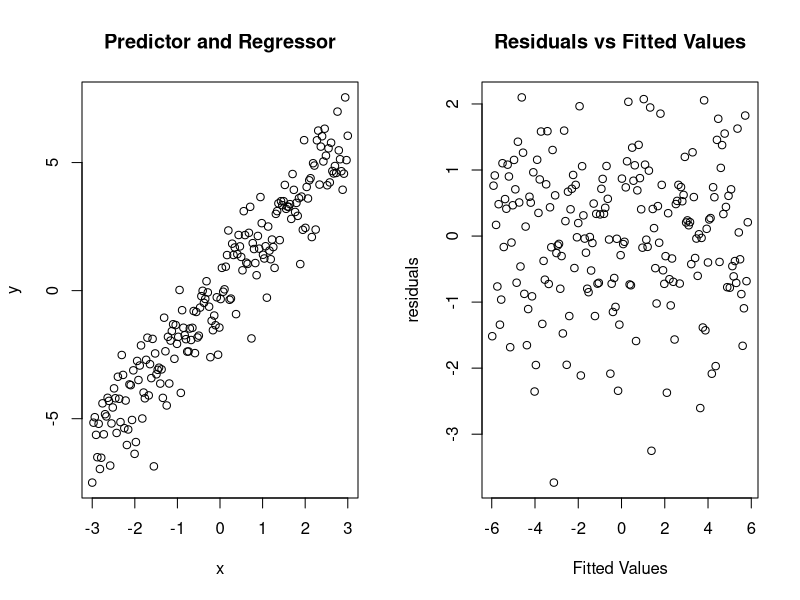
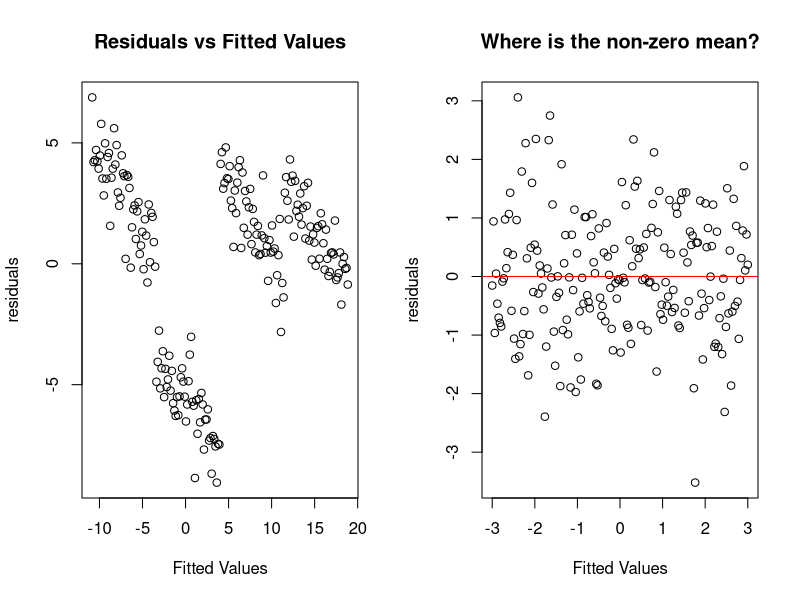

R code for these plots, in order: (Note: this script raises an error after producing the figures.)
## ---- chunk 1
knitr::opts_chunk$set(fig.align = 'center')
## ---- chunk 2
x <- seq(-3,3,length.out = 200)
y <- 2*x + rnorm(200)
par(mfrow = c(1,2))
plot(x,y, main = 'Predictor and Regressor')
lmod = lm(y~x)
plot(lmod$residuals ~ lmod$fitted.values, main = 'Residuals vs Fitted Values', xlab = 'Fitted Values', ylab ='residuals')
## ---- chunk 3
x <- seq(-3,3,length.out = 200)
y<-c()
y[1:50] <- 2*x[1:50] + rnorm(50)
y[51:100] <- 2*x[51:100] + rnorm(50, mean = -4)
y[101:150] <- 2*x[101:150] + rnorm(50, mean = 8)
y[151:200] <- 2*x[151:200] + rnorm(50, mean =12)
lmod = lm(y~x)
plot(lmod$residuals ~ lmod$fitted.values, main = 'Residuals vs Fitted Values', xlab = 'Fitted Values', ylab ='residuals')
## ---- chunk 4
x <- seq(-3,3,length.out = 200)
y <- 2*x + rnorm(200, mean = 500)
lmod = lm(y~x)
plot(lmod$residuals ~ x, main = 'Where is the non-zero mean?', xlab = 'Fitted Values', ylab ='residuals')
abline(0,0,col='red')
## ---- chunk 5
data(savings, package = "faraway")
lmod = lm(sr ~ ., data = savings)
library(car)
## ---- chunk 6
residualPlot(lmod, quadratic = FALSE)
## ---- chunk 7
plot(lmod, which = 1)
## ---- chunk 8
residualPlots(lmod, quadratic = FALSE, fitted = FALSE, tests = FALSE)
## ---- chunk 9
x <- seq(-3,3,length.out = 200)
y<-c()
y[1:50] <- 2*x[1:50] + rnorm(50)
y[51:100] <- 2*x[51:100] + 5*rnorm(50)
y[101:150] <- 2*x[101:150] + 10*rnorm(50)
y[151:200] <- 2*x[151:200] + 20*rnorm(50)
lmod = lm(y~x)
plot(lmod$residuals ~ lmod$fitted.values, main = 'Residuals vs Fitted Values', xlab = 'Fitted Values', ylab ='residuals')
## ---- chunk 10
x<-seq(1,100,length.out = 200)
y <- 5*x -20 + rnorm(200)
plot(lm(y~x), which = 3)
## ---- chunk 11
x<-seq(1,100,length.out = 200)
y <- 5*x -20
y = y + c(rnorm(100,0, 1), rnorm(100, 0, 10))
lmod1 = lm(y~x)
plot(lmod1, which = 3)
## ---- chunk 12
x1 <- seq(1,100, length.out = 200)
x2 <- seq(1, 10, length.out = 200)
y <- 5*x1 + 2*x2^2 - 20 + rnorm(200, 0, 5)
plot(lm(y~x1), which = 3)
## ---- chunk 13
plot(lmod, which = 3)
## ---- chunk 14
par(mfrow = c(1,2))
data("gala", package = 'faraway')
lmod1 = lm(Species ~ Area + Adjacent + Elevation + Scruz + Nearest, data = gala)
plot(lmod1$fitted.values, lmod1$residuals, xlab = 'Fitted Values', ylab = 'Residuals')
abline(h = 0)

lmod2 = lm(sqrt(Species) ~ Area + Adjacent + Elevation + Scruz + Nearest, data = gala)
plot(lmod2$fitted.values, lmod2$residuals, xlab = 'Fitted Values', ylab = 'Residuals')
abline(h = 0)

## ---- chunk 15
x1 = seq(1,100,length.out = 200)
y <- 5*x - 20 + rnorm(200) # Error for factor other than measurement 
y <- y + rnorm(200, 0, y^2/10) # Measurement error increase with y
plot(x1,y)
## ---- chunk 16
par(mfrow = c(1,2))
data(savings,package="faraway")
lmod <- lm(sr ~ pop15+pop75+dpi+ddpi,savings)
plot(fitted(lmod),residuals(lmod),xlab="Fitted",ylab="Residuals")
abline(h=0)
plot(fitted(lmod),sqrt(abs(residuals(lmod))), xlab="Fitted",ylab=
    expression(sqrt(hat(epsilon))))
## ---- chunk 17
par(mfrow = c(1,2))
plot(savings$pop15,residuals(lmod), xlab="Population under 15",ylab
="Residuals")
abline(h=0)
plot(savings$pop75,residuals(lmod), xlab="Population over 75",ylab ="Residuals")
abline(h=0)
## ---- chunk 18
sample1 = residuals(lmod)[savings$pop15>35]
sample2 = residuals(lmod)[savings$pop15<35]
var.test(sample1, sample2)
## ---- chunk 19
library(car)
par(mfrow = c(2, 2))
set.seed(53)
qqPlot(rnorm(50), ylab = "observed data",
       xlab = "normal quantiles", main = "normal data")
qqPlot(exp(rnorm(50)), ylab = "observed data",
       xlab = "normal quantiles", main = "positively-skewed data") 
qqPlot(rcauchy(50), ylab = "observed data",
       xlab = "normal quantiles", main = "heavy-tailed data")
qqPlot(runif(50), ylab = "observed data",
       xlab = "normal quantiles", main = "light-tailed data")
## ---- chunk 20
par(mfrow = c(2,2))
x = rt(10000, 5)
boxplot(x)
hist(x, breaks = 10)
hist(x, breaks = 300)
qqPlot(x)
## ---- chunk 21
qqPlot(lmod)
## ---- chunk 22
shapiro.test(residuals(lmod))
## ---- chunk 23
data(globwarm,package="faraway")
lmod = lm(nhtemp ~ wusa + jasper + westgreen +
          chesapeake + tornetrask + urals + 
          mongolia + tasman, data = globwarm)
## ---- chunk 24
plot(residuals(lmod) ~ year, 
     data = na.omit(globwarm), ylab = "residuals")
abline(h = 0)
## ---- chunk 25
n = nobs(lmod)
plot(tail(residuals(lmod), n - 1) ~ 
     head(residuals(lmod), n - 1), 
     xlab = expression(hat(epsilon)[i]),
     ylab =expression(hat(epsilon)[i+1]))
abline(h= 0 , v = 0, col = grey(0.75))
## ---- chunk 26
library(lmtest)
dwtest(nhtemp ~ wusa + jasper + westgreen + chesapeake + tornetrask + urals + mongolia + tasman, data=globwarm)
